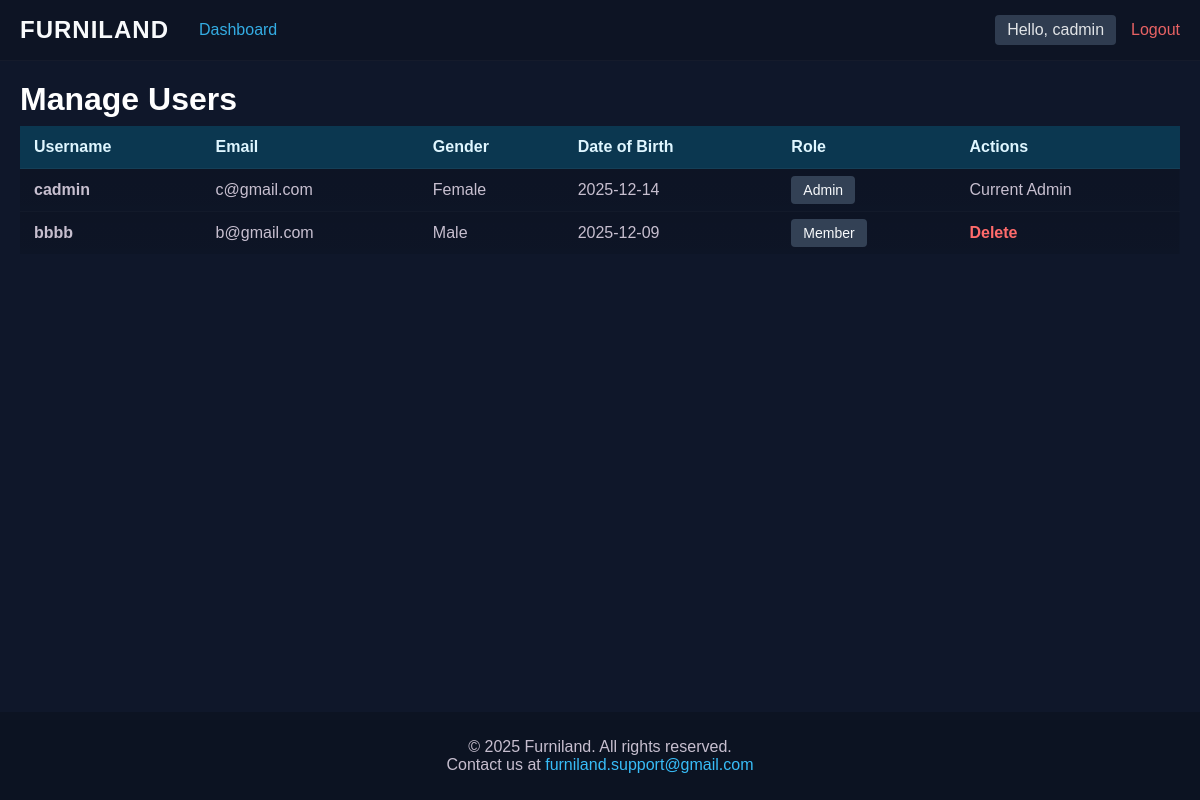
The page /manage_users.php (signed in) on the database its author committed.
### tables this page shows
CREATE TABLE `users` (
    `userID` int(10) NOT NULL,
    `username` varchar(20) NOT NULL,
    `email` varchar(50) NOT NULL,
    `password` varchar(255) NOT NULL,
    `gender` varchar(6) NOT NULL,
    `dob` date NOT NULL,
    `role` varchar(6) NOT NULL
);

### manage_users.php (the view, shortened to what this page needs)
<?php
require_once '../config/db.php';
$result = $conn->query("SELECT * FROM users ORDER BY role ASC, username ASC");
include '../utils/header.php';
?>
<div class="container manage-container">
    <h1 class="page-title">Manage Users</h1>
    <table class="data-table">
        <thead>
            <tr>
                <th>Username</th>
                <th>Email</th>
                <th>Gender</th>
                <th>Date of Birth</th>
                <th>Role</th>
                <th style="text-align: left;">Actions</th>
            </tr>
        </thead>
        <tbody>
            <?php if ($result->num_rows > 0): ?>
                <?php while ($row = $result->fetch_assoc()): ?>
                    <tr>
                        <td><strong><?= htmlspecialchars($row['username']) ?></strong></td>
                        <td><?= htmlspecialchars($row['email']) ?></td>
                        <td><?= htmlspecialchars($row['gender']) ?></td>
                        <td><?= htmlspecialchars($row['dob']) ?></td>
                        <td>
                            <span class="user-badge <?= ($row['role'] == 'Admin') ? 'badge-admin' : 'badge-member' ?>">
                                <?= htmlspecialchars($row['role']) ?>
                            </span>
                        </td>
                        <td style="text-align: left;" class="action-links">
                            <?php if ($row['userID'] == $_SESSION['userID']): ?>
                                <span class="current-user-text">Current Admin</span>
                            <?php else: ?>
                                <form method="POST" style="display:inline;">
                                    <button type="submit" name="delete_user" class="text-delete btn-delete-confirm">Delete</button>
                                </form>
                            <?php endif; ?>
                        </td>
                    </tr>
                <?php endwhile; ?>
            <?php else: ?>
                <tr>
                    <td colspan="6" class="empty-state">No users found.</td>
                </tr>
            <?php endif; ?>
        </tbody>
    </table>
</div>
<?php include '../utils/footer.php'; ?>

### style.css (style rules this page uses)
:root { --bg-primary: #0f172a; --bg-secondary: #1e293b; --bg-input: #020617; --text-primary: #f8fafc; --text-secondary: #94a3b8; --link-primary: #38bdf8; --link-secondary: #0ea5e9; --border-color: #334155; }
* { margin: 0; padding: 0; box-sizing: border-box; font-family: Verdana, Geneva, Tahoma, sans-serif; }
body { background-color: var(--bg-primary); color: var(--text-primary); min-height: 100vh; display: flex; flex-direction: column; }
.container { max-width: 1200px; margin: 0 auto; padding: 20px; width: 100%; }
.user-badge { background-color: var(--border-color); color: var(--text-primary) !important; padding: 6px 12px; border-radius: 4px; font-size: 14px; }
.text-delete { color: #ff4d4d; background: none; border: none; cursor: pointer; font-weight: bold; font-size: 16px; text-decoration: underline; }
.text-delete { text-decoration: none; background: none; border: none; color: red; cursor: pointer; padding: 0; font: inherit; }
.data-table { width:100%; border-collapse: collapse; margin-top: 8px; }
.data-table thead th { background: #0b3750; color: #dff6ff; padding: 12px 14px; text-align: left; font-weight: 800; border-bottom: 1px solid rgba(255,255,255,0.04); }
.data-table tbody tr { background: linear-gradient(180deg, rgba(0,0,0,0.14), rgba(0,0,0,0.10)); }
.data-table tbody tr td { padding: 12px 14px; border-top: 1px solid rgba(255,255,255,0.02); color: rgba(220,209,226,0.9); }
.data-table .text-delete { color: #ff6b6b; font-weight:700; }
.action-links { text-align:center; }
.page-title { color: white; margin-bottom: 5px; }

### rows shown on the page
users: username "cadmin", email "c@gmail.com", gender "Female", dob "2025-12-14", role "Admin", shows "Current Admin"
users: username "bbbb", email "b@gmail.com", gender "Male", dob "2025-12-09", role "Member"

### other values the page prints
$name "cadmin"
